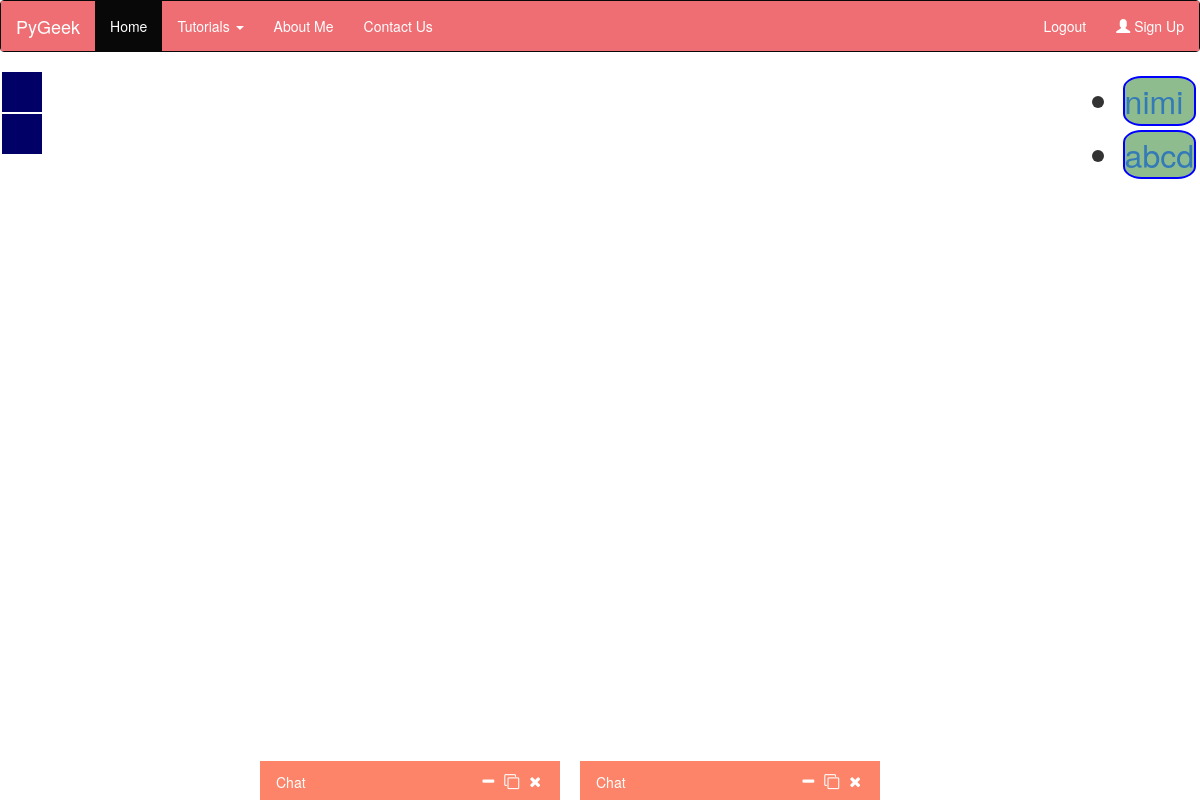
Page /profiles/nimish/mail/ (signed in) on the earlier database version.
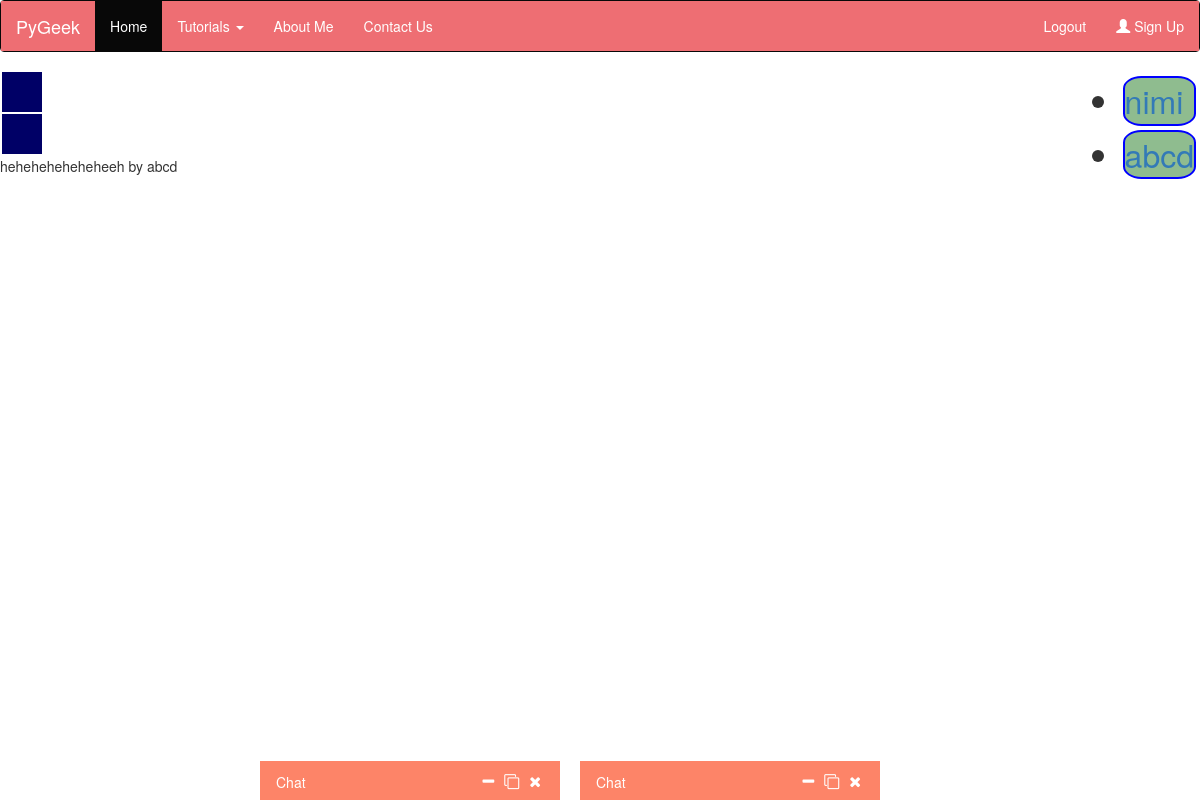
Same page on the later database version.
### accounts/models.py (models this page shows)
class Email(models.Model):
    email_sender=models.ForeignKey(User,on_delete=models.CASCADE,related_name="emitter")
    email_receiver=models.ForeignKey(User,on_delete=models.CASCADE,related_name="receiver")
    title=models.CharField(max_length=100)
    email_text=models.TextField(max_length=20000)

### accounts/views.py (the view)
# urls.py: url(r'^profiles/(?P<username>[\w.@+-]+)/mail/$', login_required(EmailView.as_view()), name='mail'),
class EmailView(generic.ListView):
    template_name = "accounts/emails.html"
    model = Email
    context_object_name = "email_list"

### accounts/templates/accounts/emails.html
{% extends "app_one/base.html" %}
{% block body_block %}
    {% for email in email_list %}
        {{ email.email_text }} by {{ email.email_sender }}
    {% endfor %}
{% endblock %}

### app_one/templates/app_one/base.html (shortened to what this page needs)
<!DOCTYPE html>
<html>
<head>
    <link rel="stylesheet" href="https://maxcdn.bootstrapcdn.com/bootstrap/3.3.7/css/bootstrap.min.css">
    <link rel="stylesheet" type="text/css" href="https://maxcdn.bootstrapcdn.com/font-awesome/4.7.0/css/font-awesome.min.css">
</head>
<body>
<nav class="navbar navbar-inverse">
    <div class="container-fluid mynavbar">
        <div class="navbar-header">
            <a class="navbar-brand" href="/">PyGeek</a>
        </div>
        <ul class="nav navbar-nav">
            <li class="active"><a href="#">Home</a></li>
            <li class="dropdown">
                <a class="dropdown-toggle" data-toggle="dropdown" href="#">Tutorials
                    <span class="caret"></span></a>
            </li>
            <li><a href="{% url 'aboutme' %}">About Me</a></li>
            <li><a href="#">Contact Us</a></li>
        </ul>
        <ul class="nav navbar-nav navbar-right">
            <li><a href="{% url 'login' %}" id="loginouttext"> Login</a></li>
            <li><a href="{% url 'signup' %}"><span class="glyphicon glyphicon-user"></span> Sign Up</a></li>
        </ul>
    </div>
</nav>
{% if request.user.is_authenticated %}
    <div class="chatlist">
        <ul>
        </ul>
    </div>
    <div class="chatboxeslist">
    </div>
{% endif %}
{% block body_block %}
{% endblock  %}
</body>
</html>

### app_one/templates/app_one/base.html (style rules this page uses)
.mynavbar { background-color: #ee6e73; }
.navbar-inverse .navbar-nav > li > a,.navbar-inverse .navbar-brand { color:white; }
.chatlist { position: fixed; right: 0px; }

Differences in the rows shown:
added Email: email_text "heheheheheheheeh", email_sender "abcd"
